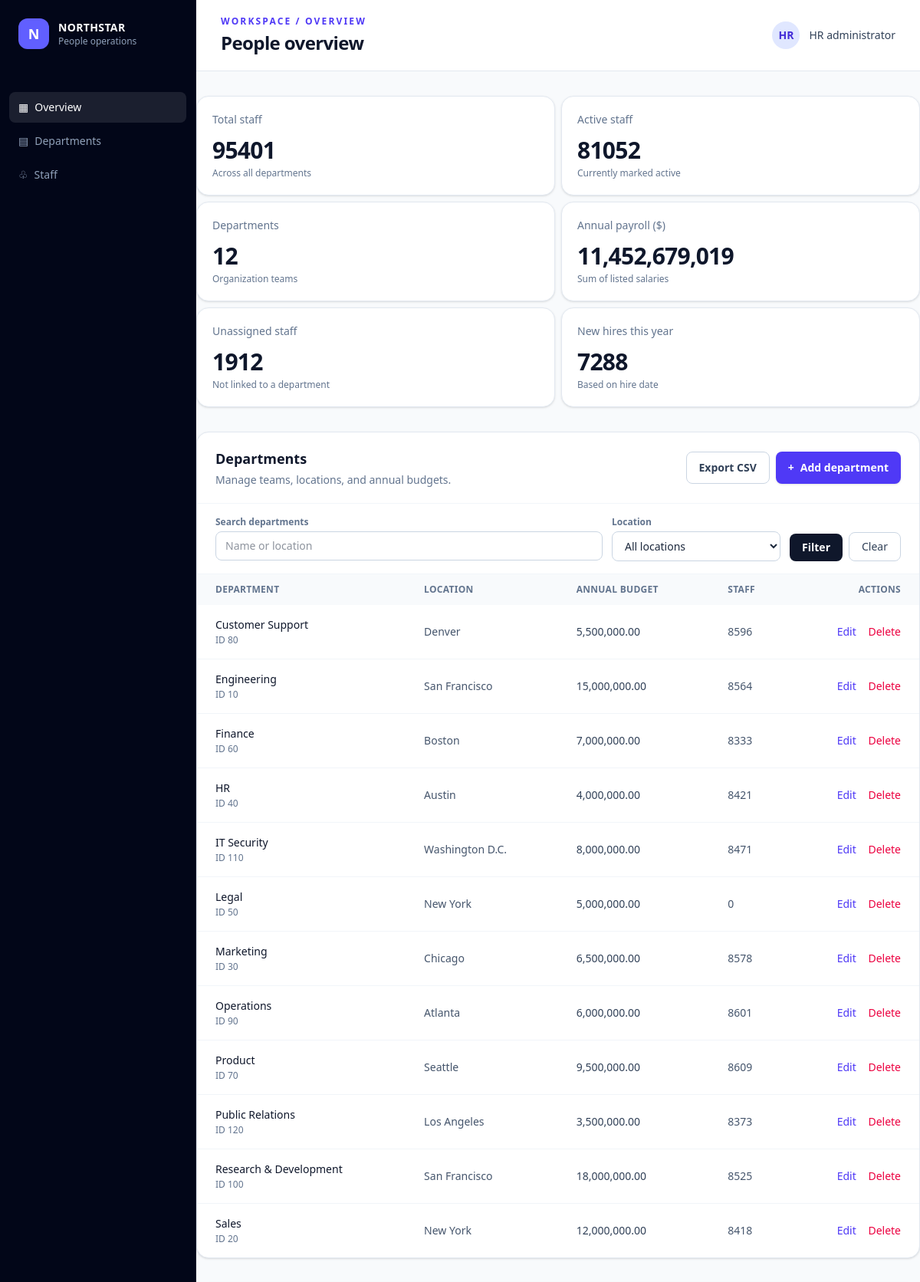
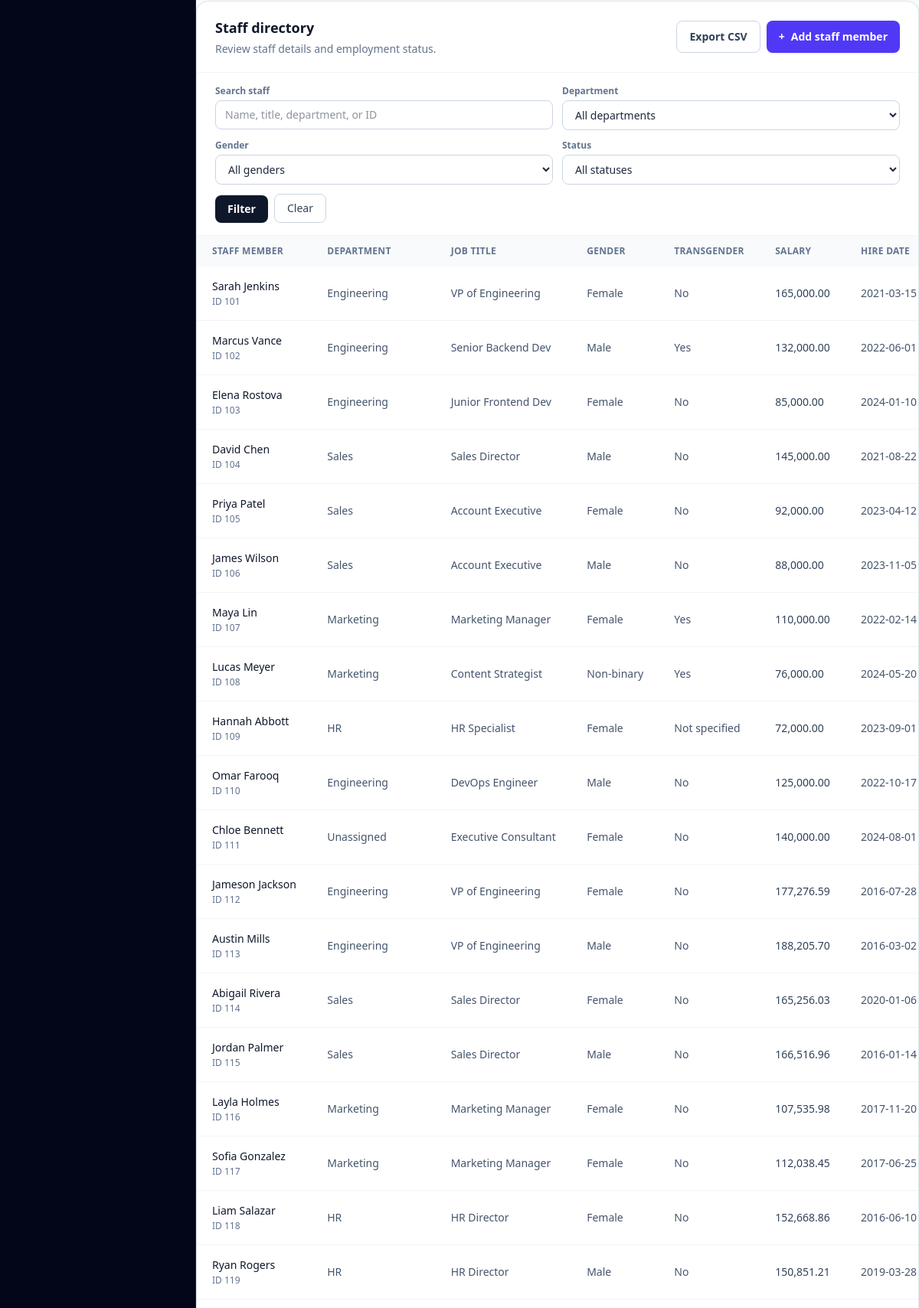
The app's page /home.php (upper part) with its own data (2 pictures, top to bottom).
### tables this page shows
CREATE TABLE departments (
    department_id INT PRIMARY KEY,
    department_name VARCHAR(100) NOT NULL,
    location VARCHAR(100) NOT NULL,
    annual_budget DECIMAL(14, 2) NOT NULL
);

CREATE TABLE staff (
    staff_id INT PRIMARY KEY,
    first_name VARCHAR(50) NOT NULL,
    last_name VARCHAR(50) NOT NULL,
    gender VARCHAR(20) NOT NULL,
    is_transgender BOOLEAN NULL,
    department_id INT NULL,
    job_title VARCHAR(100) NOT NULL,
    salary DECIMAL(10, 2) NOT NULL,
    hire_date DATE NOT NULL,
    manager_id INT NULL,
    is_active BOOLEAN NOT NULL,
    CONSTRAINT fk_staff_department FOREIGN KEY (department_id) REFERENCES departments(department_id),
    CONSTRAINT fk_staff_manager FOREIGN KEY (manager_id) REFERENCES staff(staff_id)
);

### home.php (the view, shortened to what the rows shown need)
<?php
require_once __DIR__ . '/db.php';
$departmentSql = 'SELECT d.department_id, d.department_name, d.location, d.annual_budget,
                         COUNT(s.staff_id) AS staff_count
                  FROM departments d
                  LEFT JOIN staff s ON s.department_id = d.department_id';
$departmentSql .= ' GROUP BY d.department_id, d.department_name, d.location, d.annual_budget
                    ORDER BY d.department_name';
$departmentStatement = $conn->prepare($departmentSql);
$departmentStatement->execute();
$departments = $departmentStatement->get_result()->fetch_all(MYSQLI_ASSOC);
$staffCountSql = 'SELECT COUNT(*) AS total_staff FROM staff s
                  LEFT JOIN departments d ON d.department_id = s.department_id';
$staffCountStatement = $conn->prepare($staffCountSql);
$staffCountStatement->execute();
$staffCount = (int) $staffCountStatement->get_result()->fetch_assoc()['total_staff'];
$pageSize = 25;
$pageCount = max(1, (int) ceil($staffCount / $pageSize));
$currentPage = max(1, min($pageCount, (int) ($_GET['page'] ?? 1)));
$offset = ($currentPage - 1) * $pageSize;
$staffSql = 'SELECT s.staff_id, s.first_name, s.last_name, s.gender, s.is_transgender,
                    s.department_id, s.job_title, s.salary, s.hire_date, s.manager_id,
                    s.is_active, d.department_name,
                    CONCAT(m.first_name, \' \', m.last_name) AS manager_name
             FROM staff s
             LEFT JOIN departments d ON d.department_id = s.department_id
             LEFT JOIN staff m ON m.staff_id = s.manager_id';
$staffSql .= ' ORDER BY s.staff_id LIMIT ' . $pageSize . ' OFFSET ' . $offset;
$staffStatement = $conn->prepare($staffSql);
$staffStatement->execute();
$staff = $staffStatement->get_result()->fetch_all(MYSQLI_ASSOC);
?>
<!DOCTYPE html>
<html lang="en">
<head>
    <script src="https://cdn.jsdelivr.net/npm/@tailwindcss/browser@4"></script>
</head>
<body class="min-h-screen bg-slate-50 text-slate-800 antialiased">
    <div class="min-h-screen">
        <main id="overview" class="min-w-0 flex-1 pt-16 lg:ml-64 lg:pt-0">
            <header class="border-b border-slate-200 bg-white px-5 py-5 sm:px-8">
                <div class="mx-auto flex max-w-7xl items-center justify-between gap-4">
                    <div>
                        <h1 class="mt-1 text-2xl font-semibold tracking-tight text-slate-900">People overview</h1>
                    </div>
                </div>
            </header>
            <div class="mx-auto max-w-7xl space-y-8 px-5 py-8 sm:px-0">
                <section id="departments" class="scroll-mt-20 overflow-hidden rounded-2xl border border-slate-200 bg-white shadow-sm lg:scroll-mt-0">
                    <div class="flex flex-col gap-4 border-b border-slate-100 px-5 py-5 sm:flex-row sm:items-center sm:justify-between sm:px-6">
                        <div>
                            <h2 class="text-lg font-semibold text-slate-900">Departments</h2>
                        </div>
                    </div>
                    <div class="overflow-x-auto">
                        <table class="w-full min-w-[680px] text-left text-sm">
                            <thead class="bg-slate-50 text-xs uppercase tracking-wide text-slate-500">
                                <tr>
                                    <th scope="col" class="px-6 py-3 font-semibold">Department</th>
                                    <th scope="col" class="px-6 py-3 font-semibold">Location</th>
                                    <th scope="col" class="px-6 py-3 font-semibold">Annual budget</th>
                                    <th scope="col" class="px-6 py-3 font-semibold">Staff</th>
                                    <th scope="col" class="px-6 py-3 text-right font-semibold">Actions</th>
                                </tr>
                            </thead>
                            <tbody class="divide-y divide-slate-100">
                                <?php foreach ($departments as $department): ?>
                                    <tr class="transition hover:bg-slate-50/70">
                                        <td class="whitespace-nowrap px-6 py-4">
                                            <span class="block font-medium text-slate-900"><?= h($department['department_name']) ?></span>
                                            <span class="mt-0.5 block text-xs text-slate-500">ID <?= h($department['department_id']) ?></span>
                                        </td>
                                        <td class="px-6 py-4 text-slate-600"><?= h($department['location']) ?></td>
                                        <td class="whitespace-nowrap px-6 py-4 text-slate-700"><?= number_format((float) $department['annual_budget'], 2) ?></td>
                                        <td class="px-6 py-4 text-slate-600"><?= h($department['staff_count']) ?></td>
                                        <td class="whitespace-nowrap px-6 py-4 text-right">
                                            <a href="edit.php?type=department&id=<?= h($department['department_id']) ?>" class="font-medium text-indigo-600 hover:text-indigo-800">Edit</a>
                                            <form method="post" class="ml-3 inline" onsubmit="return confirm('Delete this department? It cannot be deleted while staff are assigned to it.')">
                                                <button type="submit" class="font-medium text-rose-600 hover:text-rose-800">Delete</button>
                                            </form>
                                        </td>
                                    </tr>
                                <?php endforeach; ?>
                            </tbody>
                        </table>
                    </div>
                </section>
                <section id="staff" class="scroll-mt-20 overflow-hidden rounded-2xl border border-slate-200 bg-white shadow-sm lg:scroll-mt-0">
                    <div class="flex flex-col gap-4 border-b border-slate-100 px-5 py-5 sm:flex-row sm:items-center sm:justify-between sm:px-6">
                        <div>
                            <h2 class="text-lg font-semibold text-slate-900">Staff directory</h2>
                        </div>
                    </div>
                    <div class="overflow-x-auto">
                        <table class="w-full min-w-[1320px] text-left text-sm">
                            <thead class="bg-slate-50 text-xs uppercase tracking-wide text-slate-500">
                                <tr>
                                    <th scope="col" class="px-5 py-3 font-semibold">Staff member</th>
                                    <th scope="col" class="px-5 py-3 font-semibold">Department</th>
                                    <th scope="col" class="px-5 py-3 font-semibold">Job title</th>
                                    <th scope="col" class="px-5 py-3 font-semibold">Gender</th>
                                    <th scope="col" class="px-5 py-3 font-semibold">Transgender</th>
                                    <th scope="col" class="px-5 py-3 font-semibold">Salary</th>
                                    <th scope="col" class="px-5 py-3 font-semibold">Hire date</th>
                                </tr>
                            </thead>
                            <tbody class="divide-y divide-slate-100">
                                <?php foreach ($staff as $person): ?>
                                    <tr class="transition hover:bg-slate-50/70">
                                        <td class="whitespace-nowrap px-5 py-4">
                                            <span class="block font-medium text-slate-900"><?= h($person['first_name'] . ' ' . $person['last_name']) ?></span>
                                            <span class="mt-0.5 block text-xs text-slate-500">ID <?= h($person['staff_id']) ?></span>
                                        </td>
                                        <td class="px-5 py-4 text-slate-600"><?= h($person['department_name'] ?? 'Unassigned') ?></td>
                                        <td class="px-5 py-4 text-slate-600"><?= h($person['job_title']) ?></td>
                                        <td class="px-5 py-4 text-slate-600"><?= h($person['gender']) ?></td>
                                        <td class="px-5 py-4 text-slate-600">
                                            <?= $person['is_transgender'] === null ? 'Not specified' : ((int) $person['is_transgender'] === 1 ? 'Yes' : 'No') ?>
                                        </td>
                                        <td class="whitespace-nowrap px-5 py-4 text-slate-700"><?= number_format((float) $person['salary'], 2) ?></td>
                                        <td class="whitespace-nowrap px-5 py-4 text-slate-600"><?= h($person['hire_date']) ?></td>
                                    </tr>
                                <?php endforeach; ?>
                            </tbody>
                        </table>
                    </div>
                </section>
            </div>
        </main>
    </div>
</body>
</html>

### records on screen
departments: department_name "Customer Support", department_id "80", location "Denver", annual_budget "5,500,000.00", staff_count "8596"
departments: department_name "Engineering", department_id "10", location "San Francisco", annual_budget "15,000,000.00", staff_count "8564"
departments: department_name "Finance", department_id "60", location "Boston", annual_budget "7,000,000.00", staff_count "8333"
departments: department_name "HR", department_id "40", location "Austin", annual_budget "4,000,000.00", staff_count "8421"
departments: department_name "IT Security", department_id "110", location "Washington D.C.", annual_budget "8,000,000.00", staff_count "8471"
departments: department_name "Legal", department_id "50", location "New York", annual_budget "5,000,000.00", staff_count "0"
departments: department_name "Marketing", department_id "30", location "Chicago", annual_budget "6,500,000.00", staff_count "8578"
departments: department_name "Operations", department_id "90", location "Atlanta", annual_budget "6,000,000.00", staff_count "8601"
departments: department_name "Product", department_id "70", location "Seattle", annual_budget "9,500,000.00", staff_count "8609"
departments: department_name "Public Relations", department_id "120", location "Los Angeles", annual_budget "3,500,000.00", staff_count "8373"
departments: department_name "Research & Development", department_id "100", location "San Francisco", annual_budget "18,000,000.00", staff_count "8525"
departments: department_name "Sales", department_id "20", location "New York", annual_budget "12,000,000.00", staff_count "8418"
staff: first_name+last_name "Sarah Jenkins", staff_id "101", department.department_name "Engineering", job_title "VP of Engineering", gender "Female", is_transgender "No", salary "165,000.00", hire_date "2021-03-15"
staff: first_name+last_name "Marcus Vance", staff_id "102", department.department_name "Engineering", job_title "Senior Backend Dev", gender "Male", is_transgender "Yes", salary "132,000.00", hire_date "2022-06-01"
staff: first_name+last_name "Elena Rostova", staff_id "103", department.department_name "Engineering", job_title "Junior Frontend Dev", gender "Female", is_transgender "No", salary "85,000.00", hire_date "2024-01-10"
staff: first_name+last_name "David Chen", staff_id "104", department.department_name "Sales", job_title "Sales Director", gender "Male", is_transgender "No", salary "145,000.00", hire_date "2021-08-22"
staff: first_name+last_name "Priya Patel", staff_id "105", department.department_name "Sales", job_title "Account Executive", gender "Female", is_transgender "No", salary "92,000.00", hire_date "2023-04-12"
staff: first_name+last_name "James Wilson", staff_id "106", department.department_name "Sales", job_title "Account Executive", gender "Male", is_transgender "No", salary "88,000.00", hire_date "2023-11-05"
staff: first_name+last_name "Maya Lin", staff_id "107", department.department_name "Marketing", job_title "Marketing Manager", gender "Female", is_transgender "Yes", salary "110,000.00", hire_date "2022-02-14"
staff: first_name+last_name "Lucas Meyer", staff_id "108", department.department_name "Marketing", job_title "Content Strategist", gender "Non-binary", is_transgender "Yes", salary "76,000.00", hire_date "2024-05-20"
staff: first_name+last_name "Hannah Abbott", staff_id "109", department.department_name "HR", job_title "HR Specialist", gender "Female", shows "Not specified", salary "72,000.00", hire_date "2023-09-01"
staff: first_name+last_name "Omar Farooq", staff_id "110", department.department_name "Engineering", job_title "DevOps Engineer", gender "Male", is_transgender "No", salary "125,000.00", hire_date "2022-10-17"
staff: first_name+last_name "Chloe Bennett", staff_id "111", department_name "Unassigned", job_title "Executive Consultant", gender "Female", is_transgender "No", salary "140,000.00", hire_date "2024-08-01"
staff: first_name+last_name "Jameson Jackson", staff_id "112", department.department_name "Engineering", job_title "VP of Engineering", gender "Female", is_transgender "No", salary "177,276.59", hire_date "2016-07-28"
staff: first_name+last_name "Austin Mills", staff_id "113", department.department_name "Engineering", job_title "VP of Engineering", gender "Male", is_transgender "No", salary "188,205.70", hire_date "2016-03-02"
staff: first_name+last_name "Abigail Rivera", staff_id "114", department.department_name "Sales", job_title "Sales Director", gender "Female", is_transgender "No", salary "165,256.03", hire_date "2020-01-06"
staff: first_name+last_name "Jordan Palmer", staff_id "115", department.department_name "Sales", job_title "Sales Director", gender "Male", is_transgender "No", salary "166,516.96", hire_date "2016-01-14"
staff: first_name+last_name "Layla Holmes", staff_id "116", department.department_name "Marketing", job_title "Marketing Manager", gender "Female", is_transgender "No", salary "107,535.98", hire_date "2017-11-20"
staff: first_name+last_name "Sofia Gonzalez", staff_id "117", department.department_name "Marketing", job_title "Marketing Manager", gender "Female", is_transgender "No", salary "112,038.45", hire_date "2017-06-25"
staff: first_name+last_name "Liam Salazar", staff_id "118", department.department_name "HR", job_title "HR Director", gender "Female", is_transgender "No", salary "152,668.86", hire_date "2016-06-10"
staff: first_name+last_name "Ryan Rogers", staff_id "119", department.department_name "HR", job_title "HR Director", gender "Male", is_transgender "No", salary "150,851.21", hire_date "2019-03-28"

### other values on screen
$totalStaffCount "95401"
$activeStaff "81052"
$totalDepartmentCount "12"
$totalPayroll "11,452,679,019"
$unassignedStaff "1912"
$newHiresThisYear "7288"
